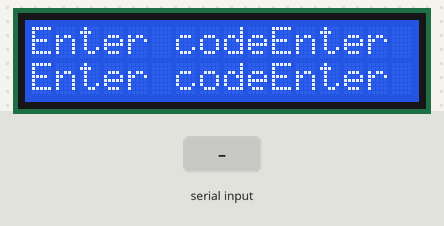
This sketch was run on a simulated Arduino Uno, built with avr-gcc and run on an emulated ATmega328P. On the bench: 16×2 character LCD. The test bench sets the inputs (shaded band).

Above: at 1.2 s.
1.3 s: "1" received over Serial
At 3.0 s:
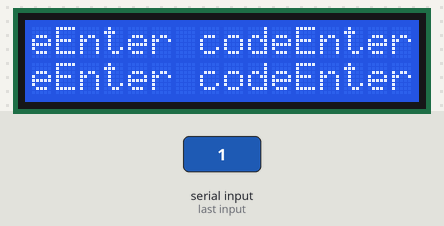
3.3 s: "0" received over Serial
At 4.7 s:
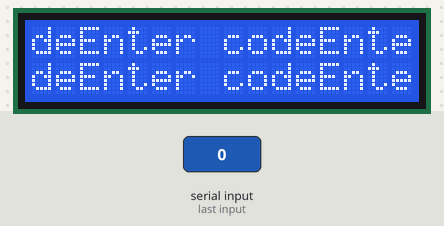
5.3 s: "2" received over Serial
At 6.2 s:
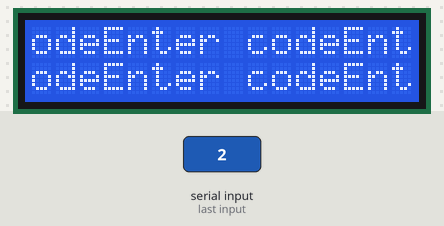
7.3 s: "1" received over Serial
At 8.9 s:
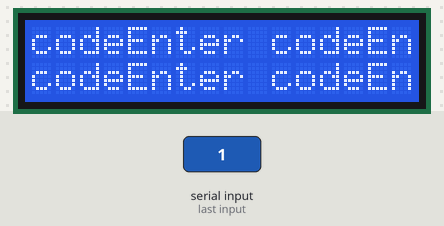
9.3 s: "0" received over Serial
At 9.7 s:
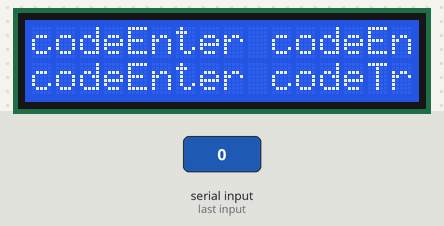
11.3 s: "2" received over Serial
At 12.8 s:
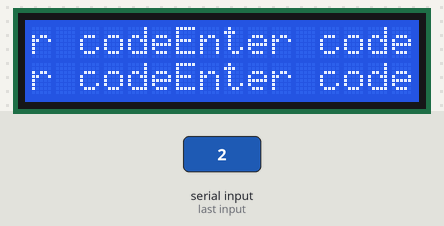
Timing chart, 0 to 14.3 s (numbered marks = the images above; inputs shaded):
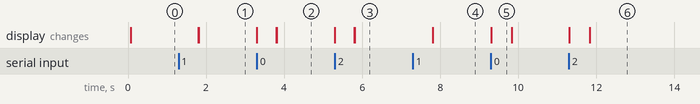

The sketch:

password_2.ino
```cpp
#include <LiquidCrystal.h>
String PASSADMIN="0000";
String PASSW="12345678";

LiquidCrystal lcd(2, 3, 4, 5, 6, 7);


void setup()
{
 Serial.begin(9600);
 lcd.begin(16,2);

 }
void loop()
{

  lcd.print("Enter code");
  byte string;
 if(Serial.available()>0){
    string=Serial.read();
    switch (string){
      case '0000':
                  lcd.println("Hello Mr. Elay Eitach");
                  delay(500);
                  lcd.clear();
                  lcd.println("No: 0524804696");
                  delay(500);
                  lcd.clear();
                  break;
      case '12345678':
                  lcd.println("Hello Mr. Daniel Mayzlin");
                  delay(500);
                  lcd.clear();
                  lcd.println("No: 0547541337");
                  delay(500);
                  lcd.clear();
                  break;
      default:
                  lcd.println("Try again"); // lcd clear will be done in the beginning of loop
                  delay(500);
//                tries++;
                  break;
    }// end switch
  }// end if
}// end loop
```

Measured:
- after the input at 1.3 s, the display: first changes after 0.51 s (image 1 shows a later state)
- after the input at 3.3 s, the display: first changes at once (image 2 shows a later state)
- after the input at 5.3 s, the display: first changes at once (image 3 shows a later state)
- after the input at 7.3 s, the display: first changes after 0.50 s (image 4 shows a later state)
- after the input at 9.3 s, the display: changes at once (image 5)
- after the input at 11.3 s, the display: first changes at once (image 6 shows a later state)
- what the display in image 5 shows lasts 0.5 s, from 9.3 s to 9.8 s
